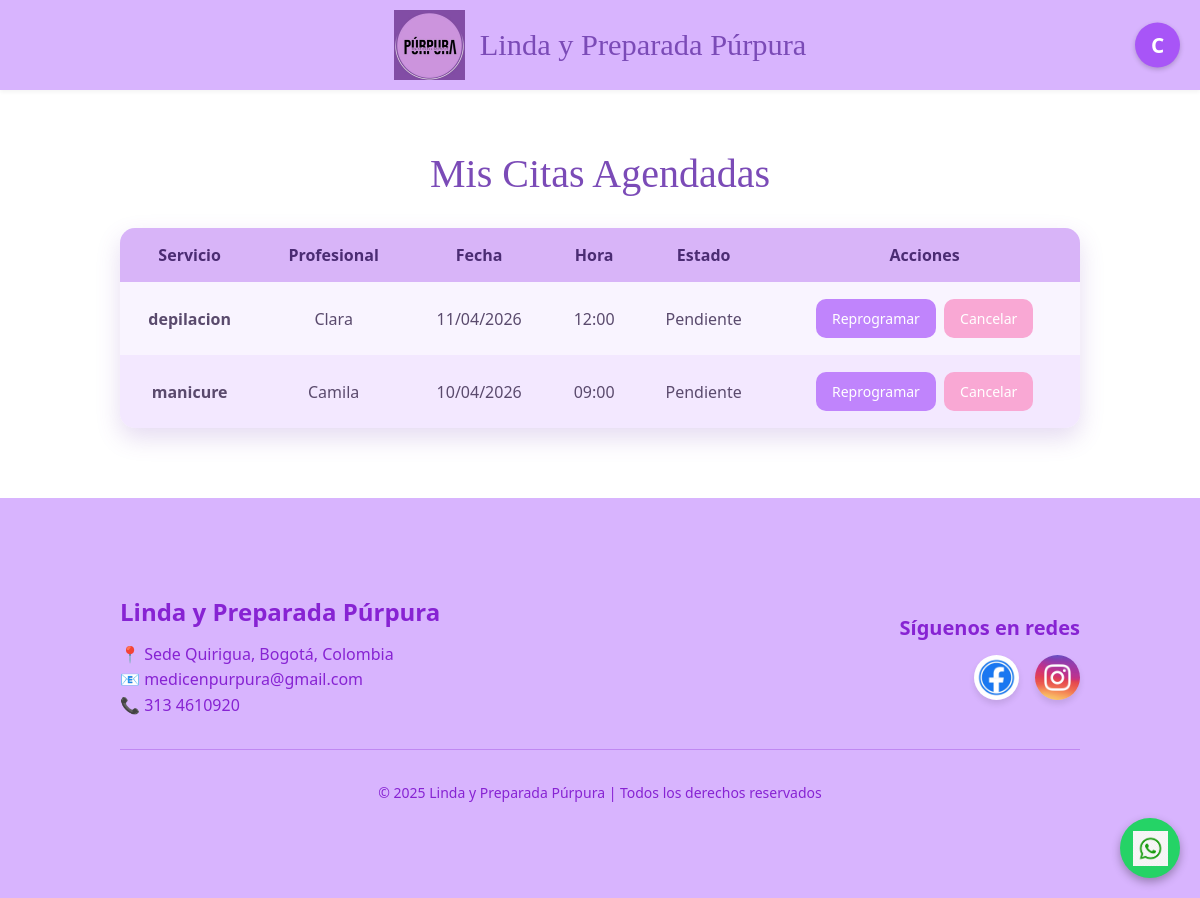
Screenshot of /mis_citas (signed in) with the database file from the repository.
### AppPurpura/models.py (models this page shows, shortened)
class Cita(models.Model):
    ESTADO_CHOICES = [
        ('PENDIENTE', 'Pendiente'),
        ('CONFIRMADA', 'Confirmada'),
        ('REPROGRAMADA', 'Reprogramada'),
        ('CANCELADA', 'Cancelada'),
        ('ATENDIDA', 'Atendida'),
    ]
    SERVICIO_CHOICES = [
        ('manicure', 'Manicure'),
        ('pedicure', 'Pedicure'),
        ('pigmentacion de cejas', 'Pigmentación de cejas'),
        ('depilacion', 'Depilación'),
    ]
    PROFESIONAL_CHOICES = [
        ('Camila', 'Camila'),
        ('Lorena', 'Lorena'),
        ('Stefany', 'Stefany'),
        ('Clara', 'Clara'),
        ('Heidy', 'Heidy'),
    ]
    usuario = models.ForeignKey(User, on_delete=models.CASCADE, related_name='citas')
    servicio = models.CharField(max_length=100, choices=SERVICIO_CHOICES)
    profesional = models.CharField(max_length=50, choices=PROFESIONAL_CHOICES, default='Camila')
    fecha = models.DateField()
    hora = models.TimeField()
    estado = models.CharField(max_length=20, choices=ESTADO_CHOICES, default='PENDIENTE')
    descripcion_no_atendida = models.TextField(blank=True, null=True, help_text="Descripción opcional si la cita no se realizó")
    class Meta:
        unique_together = ('profesional', 'fecha', 'hora')

### AppPurpura/views.py (the view)
@login_required
def mis_citas(request):
    citas = Cita.objects.filter(usuario=request.user).order_by('-fecha', '-hora')
    return render(request, 'usuarios/mis_citas.html', {'citas': citas})

### AppPurpura/templates/usuarios/mis_citas.html (shortened to what this page needs)
{% extends 'base.html' %}
{% block contenido %}
<div class="container">
    <h1>Mis Citas Agendadas</h1>
    <table class="citas-table">
        <thead>
            <tr>
                <th>Servicio</th>
                <th>Profesional</th>
                <th>Fecha</th>
                <th>Hora</th>
                <th>Estado</th>
                <th>Acciones</th>
            </tr>
        </thead>
        <tbody>
            {% for cita in citas %}
            <tr>
                <td><strong>{{ cita.servicio }}</strong></td>
                <td>{{ cita.profesional }}</td>
                <td>{{ cita.fecha|date:"d/m/Y" }}</td>
                <td>{{ cita.hora|time:"H:i" }}</td>
                <td>{{ cita.get_estado_display }}</td>
                <td>
                    <a href="{% url 'reprogramar_cita' cita.id %}" class="btn btn-reprogramar">
                        Reprogramar
                    </a>
                    <a href="{% url 'cancelar_cita' cita.id %}" class="btn btn-cancelar" onclick="return confirm('¿Estás seguro de que deseas cancelar esta cita?')">
                        Cancelar
                    </a>
                </td>
            </tr>
            {% empty %}
            <tr>
                <td colspan="6" style="text-align: center; padding: 40px;">No tienes citas agendadas aún.</td>
            </tr>
            {% endfor %}
        </tbody>
    </table>
</div>
{% endblock %}

### AppPurpura/templates/base.html (shortened to what this page needs)
{% load static %}
<!DOCTYPE html>
<html lang="es">
<head>
<link rel="stylesheet" href={% static "pagina/css/Styles.css" %}>
<link href="https://cdn.jsdelivr.net/npm/bootstrap@5.3.8/dist/css/bootstrap.min.css" rel="stylesheet">
<link href="https://cdn.jsdelivr.net/npm/bootstrap@5.3.0/dist/css/bootstrap.min.css" rel="stylesheet">
</head>
<body>
<header style="position: relative; padding: 10px 0;">
    <div style="display: flex; align-items: center; justify-content: center; gap: 15px;">
        <img src="{% static 'pagina/css/Purpura.png' %}" alt="Logo" style="height: 70px; width: auto;">
        <h1 style="margin: 0; font-size: 1.9rem;">Linda y Preparada Púrpura</h1>
    </div>
    <div style="position: absolute; right: 20px; top: 50%; transform: translateY(-50%); z-index: 100;">
        <li style="position: relative; display: flex; justify-content: center; align-items: center;">
            {% if user.is_authenticated %}
                <div onclick="toggleMenu()" style="width: 45px; height: 45px; background-color: var(--accent-vibrant); border-radius: 50%; color: white; display: flex; align-items: center; justify-content: center; cursor: pointer; font-weight: bold; font-size: 1.3rem; box-shadow: 0 2px 5px rgba(0,0,0,0.2); user-select: none;">
                    {{ user.username|first|upper }}
                </div>
            {% endif %}
        </li>
    </div>
</header>
{% block contenido %}
{% endblock %}
<footer style="background-color: var(--primary-pastel); color: var(--text-dark); padding-top: 40px; margin-top: 50px;">
    <div class="container">
        <div class="row align-items-center">
            <div class="col-md-6 text-center text-md-start mb-4 mb-md-0">
                <h4 style="font-weight: bold; margin-bottom: 15px;">Linda y Preparada Púrpura</h4>
                <p style="margin: 0; line-height: 1.6;">
                    📍 Sede Quirigua, Bogotá, Colombia <br>
                    📧 medicenpurpura@gmail.com <br>
                    📞 313 4610920
                </p>
            </div>
            <div class="col-md-6 text-center text-md-end">
                <h5 style="font-weight: bold; margin-bottom: 15px;">Síguenos en redes</h5>
                <div class="d-flex justify-content-center justify-content-md-end gap-3">
                    <a href="https://www.facebook.com/" target="_blank" style="transition: transform 0.3s;">
                        <img src="{% static 'pagina/css/img/Face.jpg' %}" alt="Facebook" style="width: 45px; height: 45px; border-radius: 50%; box-shadow: 0 4px 6px rgba(0,0,0,0.1);">
                    </a>
                    <a href="https://www.instagram.com/" target="_blank" style="transition: transform 0.3s;">
                        <img src="{% static 'pagina/css/img/Insta.jpg' %}" alt="Instagram" style="width: 45px; height: 45px; border-radius: 50%; box-shadow: 0 4px 6px rgba(0,0,0,0.1);">
                    </a>
                </div>
            </div>
        </div>
        <hr style="border-color: var(--text-dark); opacity: 0.3; margin: 30px 0;">
        <div class="text-center pb-4">
            <small>© 2025 Linda y Preparada Púrpura | Todos los derechos reservados</small>
        </div>
    </div>
</footer>
<a href="https://wa.me/573001112233" class="whatsapp" target="_blank">
    <img src={% static "pagina/css/img/Whatsapp.jpg" %} alt="Whatsapp">
</a>
</body>
</html>

### AppPurpura/static/pagina/css/Styles.css (style rules this page uses)
:root { --bg-color: #E6E6FA; --primary-pastel: #d8b4fe; --accent-vibrant: #a855f7; --text-dark: #8723d3; --white: #ffffff; --card-shadow: rgba(0, 0, 0, 0.08); --gradient-start: #c084fc; --gradient-end: #9333ea; }
body { font-family: Arial; background: var(--bg-color); margin: 0; padding:0px; }
header { background: var(--primary-pastel); color: var(--text-dark); padding:5px 0px; padding: 10px; text-align:center; box-shadow: 0 2px 4px rgba(0,0,0,0.05); }
footer { background: var(--primary-pastel); color: var(--text-dark); text-align:center; padding:10px; }
img { width:40px; }
.whatsapp { position: fixed; bottom: 20px; right: 20px; background: #25D366; width: 60px; height: 60px; border-radius: 50%; display: flex; justify-content: center; align-items: center; box-shadow: 0 4px 10px rgba(0,0,0,0.3); z-index: 1000; transition: transform 0.3s ease; }
.whatsapp img { width: 35px; height: 35px; }

### AppPurpura/templates/usuarios/mis_citas.html (style rules this page uses)
.container { max-width: 1000px; margin: 40px auto; padding: 20px; font-family: 'Segoe UI', sans-serif; }
h1 { font-family: 'Playfair Display', serif; text-align: center; color: #7b4bb7; margin-bottom: 30px; }
.citas-table { width: 100%; border-collapse: collapse; background: #f9f4ff; border-radius: 15px; overflow: hidden; box-shadow: 0 10px 25px rgba(123, 75, 183, 0.2); }
.citas-table thead { background: #d8b4f8; }
.citas-table th { padding: 15px; text-align: center; color: #4b2c73; font-weight: bold; }
.citas-table td { padding: 15px; text-align: center; color: #5a4a6d; }
.citas-table tbody tr:nth-child(even) { background: #f3e8ff; }
.btn { padding: 8px 15px; border-radius: 10px; text-decoration: none; font-size: 14px; margin: 2px; display: inline-block; transition: 0.3s; }
.btn-reprogramar { background: #c084fc; color: white; }
.btn-cancelar { background: #f9a8d4; color: white; }

### rows the page displays
Cita: servicio "depilacion", profesional "Clara", fecha "11/04/2026", hora "12:00", estado "Pendiente"
Cita: servicio "manicure", profesional "Camila", fecha "10/04/2026", hora "09:00", estado "Pendiente"

### other values shown
{{ user.username|first|upper }} "C"
